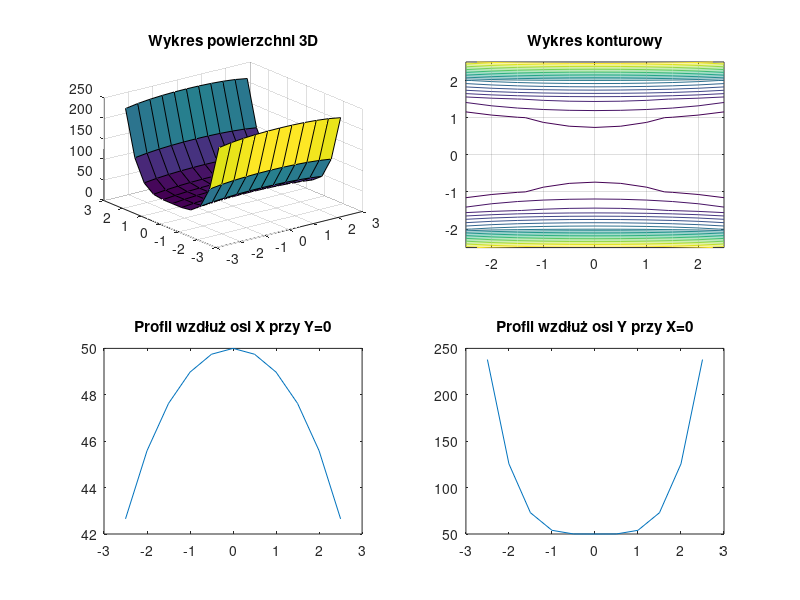

Source code (MATLAB):
clc; clearvars; close all;

f = input('Podaj wartość ogniskowej: ');
K = input('Podaj wartość stałej stożkowej: ');
a = input('Podaj wartość apertury: ');
t = input('Podaj wartość grubości: '); 

% Tablica współczynników asferyczności
coeffs_array = input('Podaj współczynniki asferyczności oddzielone spacjami w postaci [x1 x2 ....]: ');
num_coeffs = length(coeffs_array);

% pixel_size = input('Podaj rozmiar piksela: ');
pixel_size = 0.5;

% Pomocniczna tablica na funkcję
F = [];
index = 1;

% skok x
c = pixel_size;
a_eq = a / 2;

x = (-a_eq):c:(a_eq);
y = x;

[X,Y] = meshgrid(x);
R = 2 * f;

if num_coeffs == 0
    F(:,:,1) = t * (Y.^2+X.^2)/ R+sqrt(R^2 - (K+1).*(Y.^2+X.^2));
    F_sum = F;
else
    for i = 1:num_coeffs
        F(:,:,i) = t * ((Y.^2+X.^2)/ R+sqrt(R^2 - (K+1).*(Y.^2+X.^2))) + coeffs_array(i) * (Y.^(2*i + 2));
        index = index + 1; 
    end
    F_sum = sum(F, 3);
end

% Zapis szarej mapy struktury
wykres = mat2gray(F_sum);
wykres = imresize(wykres, [500,500]);
imwrite(wykres, 'powierzchnia_3D.png');

% Tworzenie pozostałych wykresów poglądowych
figure;

% Wykres powierzchni 3D
subplot(2,2,1)
surf(X,Y,F_sum)
title('Wykres powierzchni 3D');
grid on;

% Wykres konuturowy
subplot(2,2,2)
contour(X,Y,F_sum,20)
title('Wykres konturowy');
grid on;

% Profil wzdłuż osi X (Y=0)
subplot(2,2,3)
plot(x, F_sum(x==0, :))
title('Profil wzdłuż osi X przy Y=0');

% Profil wzdłuż osi Y (X=0)
subplot(2,2,4)
plot(y, F_sum(:, y==0))
title('Profil wzdłuż osi Y przy X=0');
